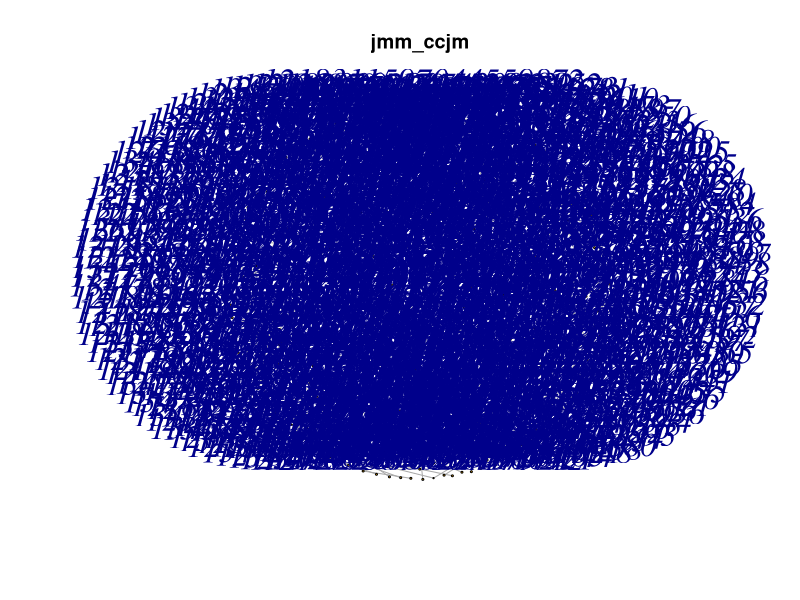
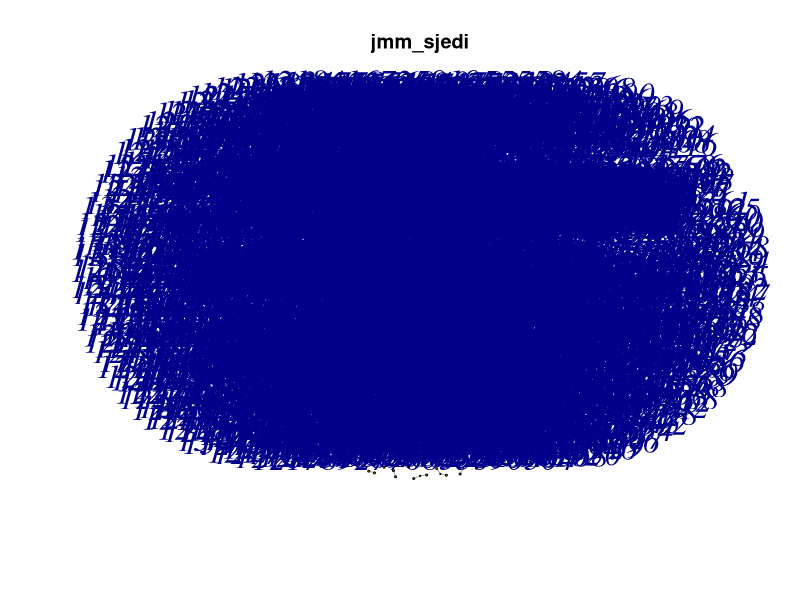

Recreate these plots in R, in order.
## ---- chunk 1
knitr::opts_chunk$set(echo = TRUE)

my_packages<- c('igraph', 'RColorBrewer', 'ggplot2', 'readr', 'tidyr')

## ---- chunk 2
# Store all installed packages
ya_installed <- library()$results[,1]
# Check whether required packages are already installed and grab only those that still need installation
need_install<-my_packages[!(my_packages %in% ya_installed)]
#install required packages
lapply(need_install, install.packages, character.only = TRUE)
## ---- chunk 3
# Store all installed packages
ya_loaded <- (.packages())
# Check whether required packages are already installed and grab only those that still need installation
need_load<-my_packages[!(my_packages %in% ya_loaded)]
# Load required packages
lapply(need_load, require, character.only = TRUE)
## ---- chunk 4
fakedisruptdata <- read_csv("fakedisruptdata.csv")
View(fakedisruptdata)
## ---- chunk 5
edges_and_themes<- cbind(fakedisruptdata[2],fakedisruptdata[29], fakedisruptdata[28], fakedisruptdata[34], fakedisruptdata[36], fakedisruptdata[38], fakedisruptdata[40], fakedisruptdata[42])
View(edges_and_themes)
cleaned_eat<- drop_na(edges_and_themes)
View(cleaned_eat)

cleaned_eat_so<-cleaned_eat[which(cleaned_eat[,4]==1),1:2]
View(cleaned_eat_so)
cleaned_eat_bc<-cleaned_eat[which(cleaned_eat[,5]==1),1:2]
cleaned_eat_btc<-cleaned_eat[which(cleaned_eat[,6]==1),1:2]
cleaned_eat_ccim<-cleaned_eat[which(cleaned_eat[,7]==1),1:2]
cleaned_eat_sjedi<-cleaned_eat[which(cleaned_eat[,8]==1),1:2]
## ---- chunk 6
jmm_net.g<-graph_from_data_frame(cleaned_eat[,1:2], directed = FALSE)
jmm_net_so.g<-graph_from_data_frame(cleaned_eat_so, directed = FALSE)
jmm_net_bc.g<-graph_from_data_frame(cleaned_eat_bc, directed = FALSE)
jmm_net_btc.g<-graph_from_data_frame(cleaned_eat_btc, directed = FALSE)
jmm_net_ccjm.g<-graph_from_data_frame(cleaned_eat_ccim, directed = FALSE)
jmm_net_sjedi.g<-graph_from_data_frame(cleaned_eat_sjedi, directed = FALSE)
netlist1<-list(jmm_net.g, jmm_net_so.g, jmm_net_bc.g, jmm_net_btc.g, jmm_net_ccjm.g, jmm_net_sjedi.g)
## ---- chunk 7
# Look into the several important characteristics in networks using written function
summary_net<- function(list){
  n_size<-list()
  edge_den<-list()
  diameters<-list()
  for(i in list){
    n_size <- append(n_size, gorder(i))
    edge_den<- append(edge_den, edge_density(i))
    diameters<-append(diameters, diameter(i))
  }
    sum_table<-cbind(n_size, edge_den, diameters)
    return(sum_table)
}

summary_net(netlist1)
## ---- chunk 8
#Download the visualization with width=2000, height=2000
png(file="jmm_ccjm_test.png", width=2000, height=2000)

# plot the network random_5.g with vertex size=log of degree,  edge curvature=0.2.
plot(jmm_net_ccjm.g, vertex.label.degree=-pi/2, vertex.label.cex= 2, vertex.label.dist = 1.5, vertex.label.font=3, vertex.size=log(degree(jmm_net_ccjm.g)), main='jmm_ccjm', layout=layout_with_kk)

#close the current plot
dev.off()
## ---- chunk 9
#Download the visualization with width=2000, height=2000
png(file="jmm_sjedi_test.png", width=2000, height=2000)

# plot the network random_5.g with vertex size=log of degree,  edge curvature=0.2.
plot(jmm_net_sjedi.g, vertex.label.degree=-pi/2, vertex.label.cex= 2, vertex.label.dist = 1.5, vertex.label.font=3, vertex.size=log(degree(jmm_net_sjedi.g)), main='jmm_sjedi', layout=layout_with_fr)

#close the current plot
dev.off()
